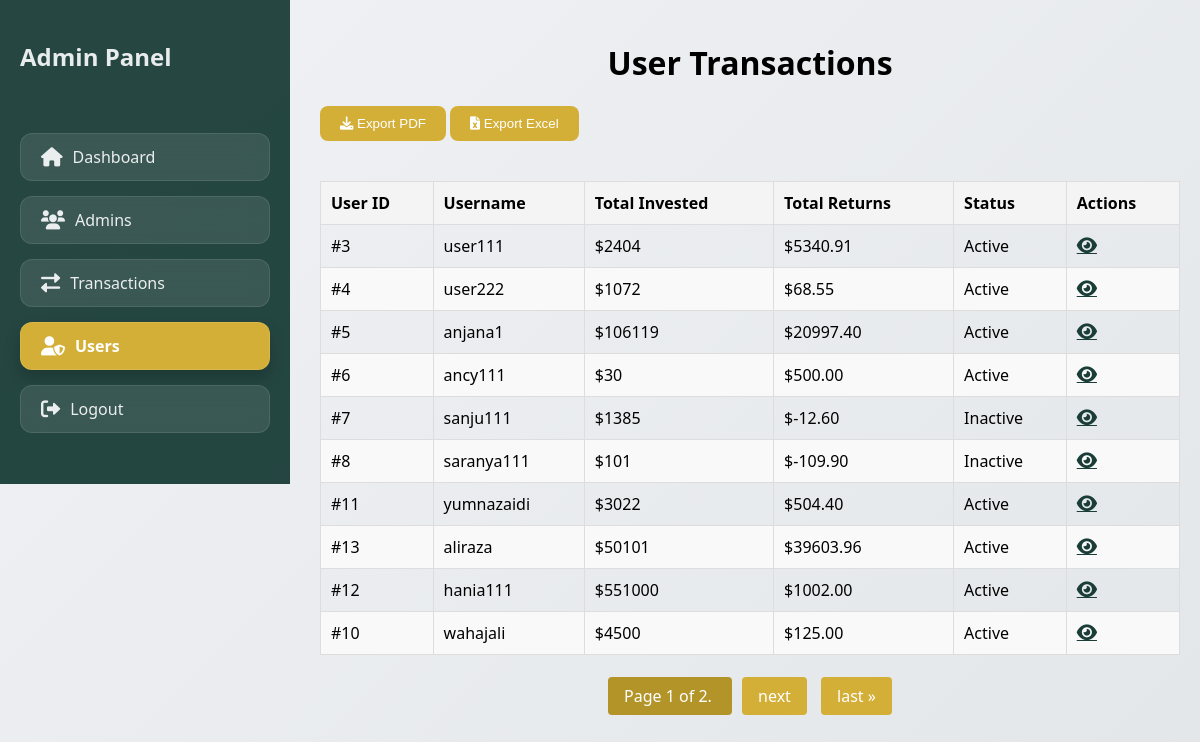
/investapp/admin_home/ (signed in), run on the app's committed database.
### investapp/models.py (models this page shows, shortened)
class CustomUser(AbstractUser):
    phone_number = models.CharField(max_length=15)
    address = models.TextField()
    is_approved = models.BooleanField(default=False)  # Only approved users can log in

### investapp/views.py (the view, shortened to what this page needs)
# urls.py: path('admin_home/', views.admin_user_home, name='admin_user_home'),
@login_required
@user_passes_test(lambda user: user.is_staff)
def admin_user_home(request, user_id=None):
    users_with_transactions = CustomUser.objects.filter(
        is_staff=False,
        is_superuser=False,
        transactions__status='approved'  # Filter for approved transactions
    ).distinct()  # Ensure no duplicates due to joins
    user_data = []
    for user in users_with_transactions:
        transactions = Transaction.objects.filter(user=user, status='approved')
        total_credit = transactions.filter(amount_type='credit').aggregate(Sum('amount'))['amount__sum'] or 0
        total_debit = transactions.filter(amount_type='debit').aggregate(Sum('amount'))['amount__sum'] or 0
        first_transaction = transactions.filter(amount_type='credit').order_by('id').first()
        initial_value = first_transaction.amount if first_transaction else 0
        current_value = total_credit - total_debit
        if initial_value > 0:
            total_returns = round(((current_value - initial_value) / initial_value) * 100, 2)
        else:
            total_returns = 0  # Avoid division by zero
        user_data.append({
            'username': user.username,
            'user_id': user.id,
            'debit_total': total_debit,
            'credit_total': total_credit,
            'total_returns': total_returns,  # Total returns as a percentage
            'status': 'Active' if total_returns > 0 else 'Inactive',
        })
    paginator = Paginator(user_data, 10)  # Show 10 users per page
    page_number = request.GET.get('page')
    page_obj = paginator.get_page(page_number)
    ledger_data = None
    selected_user = None
    return render(request, 'admin-user-dashboard.html', {
         'page_obj': page_obj,
        'ledger_data': ledger_data,
        'selected_user': selected_user,
    })

### investapp/templates/admin-user-dashboard.html (shortened to what this page needs)
<!DOCTYPE html>
<html lang="en">
<head>
    <link href="https://cdnjs.cloudflare.com/ajax/libs/font-awesome/6.0.0/css/all.min.css" rel="stylesheet">
</head>
<body>
    <div class="sidebar">
        <h2>Admin Panel</h2>
        <ul class="sidebar-menu">
            <li><a href="{% url 'transaction_list' %}" class="sidebar-link"><i class="fas fa-home"></i> Dashboard</a></li>
            <li><a href="{% url 'admin-user-list' %}" class="sidebar-link"><i class="fas fa-users"></i> Admins</a></li>
            <li><a href="{% url 'pending_transactions' %}" class="sidebar-link"><i class="fas fa-exchange-alt"></i> Transactions</a></li>
            <li><a href="{% url 'admin_user_home' %}" class="sidebar-link"><i class="fas fa-user-shield"></i> Users</a></li>
            <li><a href="{% url 'logout' %}" class="sidebar-link"><i class="fas fa-sign-out-alt"></i> Logout</a></li>
        </ul>
    </div>
<div class="content">
    <h1>User Transactions</h1>
    <div>
        <button class="btn btn-gold" onclick="exportUsersPDF()">
            <i class="fas fa-download"></i> Export PDF
        </button>
        <button class="btn btn-gold" onclick="exportUsersExcel()">
            <i class="fas fa-file-excel"></i> Export Excel
        </button>
    </div>
    <div id="user-table-content">
        <table>
            <thead>
                <tr>
                    <th>User ID</th>
                    <th>Username</th>
                    <th>Total Invested</th>
                    <th>Total Returns</th>
                    <th>Status</th>
                    <th>Actions</th>
                </tr>
            </thead>
            <tbody>
                {% for user in page_obj.object_list %}
                <tr>
                    <td>#{{ user.user_id }}</td>
                    <td>{{ user.username }}</td>
                    <td>${{ user.credit_total }}</td>
                    <td>${{ user.total_returns }}</td>
                    <td>{{ user.status }}</td>
                    <td><a href="{% url 'user_ledger' user.user_id %}" class="fas fa-eye view-icon"></a></td>
                </tr>
                {% empty %}
                <tr>
                    <td colspan="6">No users found.</td>
                </tr>
                {% endfor %}
            </tbody>
        </table>
    </div>
    <div class="pagination">
        <span class="step-links">
            <span class="current">
                Page {{ page_obj.number }} of {{ page_obj.paginator.num_pages }}.
            </span>
            {% if page_obj.has_next %}
                <a href="?page={{ page_obj.next_page_number }}">next</a>
                <a href="?page={{ page_obj.paginator.num_pages }}">last &raquo;</a>
            {% endif %}
        </span>
    </div>
</div>
</body>
</html>

### investapp/templates/admin-user-dashboard.html (style rules this page uses)
:root { --glass-bg: rgba(255, 255, 255, 0.15); --glass-border: rgba(255, 255, 255, 0.18); --glass-shadow: rgba(0, 0, 0, 0.1); --primary-dark: #1a3d37; --primary-light: #2c5851; --accent-gold: #d4af37; --text-primary: #2d3436; --text-light: rgba(255, 255, 255, 0.9); --warning: #f39c12; --success: #27ae60; --danger: #e74c3c; }
body { margin: 0; font-family: 'Segoe UI', system-ui, sans-serif; background: linear-gradient(135deg, #f0f2f5, #e3e6e8); min-height: 100vh; display: flex; }
.sidebar { position: fixed; top: 0; left: 0; width: 250px; background: rgba(26, 61, 55, 0.95); backdrop-filter: blur(var(--blur-amount)); padding: 20px; color: var(--text-light); display: flex; flex-direction: column; z-index: 1000; }
.sidebar-menu { list-style: none; padding: 0; margin-top: 40px; }
.sidebar-menu li { margin-bottom: 15px; }
.sidebar-menu a { display: flex; align-items: center; padding: 12px 20px; color: var(--text-light); text-decoration: none; border-radius: 12px; transition: all 0.3s ease; background: rgba(255, 255, 255, 0.1); backdrop-filter: blur(10px); border: 1px solid rgba(255, 255, 255, 0.1); }
.sidebar-menu a i { margin-right: 10px; font-size: 1.2em; }
.sidebar-menu a:hover, .sidebar-menu a.active { background: var(--accent-gold); color: white; font-weight: bold; box-shadow: 0 8px 16px rgba(0, 0, 0, 0.2); }
.content { margin-left: 300px; padding: 20px; width: calc(100% - 270px); }
.content h1 { text-align: center; }
.btn { padding: 10px 20px; background: var(--accent-gold); color: white; border: none; border-radius: 8px; cursor: pointer; margin-bottom: 20px; }
table { width: 100%; border-collapse: collapse; margin-top: 20px; }
table th, table td { border: 1px solid #ddd; padding: 10px; text-align: left; }
table th { background-color: #f4f4f4; font-weight: bold; }
table tbody tr:nth-child(even) { background-color: #f9f9f9; }
.view-icon { font-size: 18px; color: var(--primary-dark); cursor: pointer; transition: all 0.3s ease; }
.pagination { text-align: center; margin-top: 30px; padding-bottom:100px ; }
.pagination a { padding: 8px 16px; margin: 0 5px; background-color: var(--accent-gold); color: white; text-decoration: none; border-radius: 4px; }
.pagination .current { padding: 8px 16px; margin: 0 5px; background-color: #b39429; color: white; border-radius: 4px; }

### data on the page
CustomUser: username "user111"
CustomUser: username "user222"
CustomUser: username "anjana1"
CustomUser: username "ancy111"
CustomUser: username "sanju111"
CustomUser: username "saranya111"
CustomUser: username "yumnazaidi"
CustomUser: username "aliraza"
CustomUser: username "hania111"
CustomUser: username "wahajali"

### other printed values
{{ user.user_id }} "3" "4" "5" "6" "7" "8" "11" "13" "12" "10"
{{ user.credit_total }} "2404" "1072" "106119" "30" "1385" "101" "3022" "50101" "551000" "4500"
{{ user.total_returns }} "5340.91" "68.55" "20997.40" "500.00" "-12.60" "-109.90" "504.40" "39603.96" "1002.00" "125.00"
{{ user.status }} "Active" "Active" "Active" "Active" "Inactive" "Inactive" "Active" "Active" "Active" "Active"
{{ page_obj.number }} "1"
{{ page_obj.paginator.num_pages }} "2"
